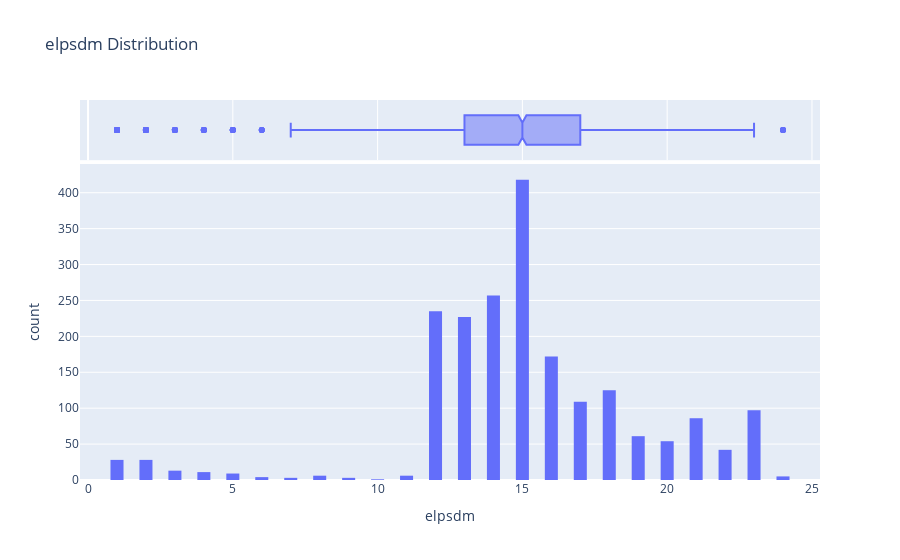

Notebook code cell kept with this figure:
### Code cell
fig = px.histogram(df, x='elpsdm', marginal='box', nbins=47, title='elpsdm Distribution')
fig.update_layout(bargap=0.1)
fig.show()

### Figure 1 — Plotly figure (JSON) as saved in the notebook; plotly's stock layout.template omitted (floating-point values rounded to 4 significant figures; data arrays with more than 128 entries replaced by an {"elided": "..."} marker saying what was removed)
{"data": [{"alignmentgroup": "True", "bingroup": "x", "hovertemplate": "elpsdm=%{x}<br>count=%{y}<extra></extra>", "legendgroup": "", "marker": {"color": "#636efa", "pattern": {"shape": ""}}, "name": "", "nbinsx": 47, "offsetgroup": "", "orientation": "v", "showlegend": false, "type": "histogram", "x": {"elided": "2000 int values"}, "xaxis": "x", "yaxis": "y"}, {"alignmentgroup": "True", "hovertemplate": "elpsdm=%{x}<extra></extra>", "legendgroup": "", "marker": {"color": "#636efa"}, "name": "", "notched": true, "offsetgroup": "", "showlegend": false, "type": "box", "x": {"elided": "2000 int values"}, "xaxis": "x2", "yaxis": "y2"}], "layout": {"bargap": 0.1, "barmode": "relative", "legend": {"tracegroupgap": 0}, "title": {"text": "elpsdm Distribution"}, "xaxis": {"anchor": "y", "domain": [0, 1], "title": {"text": "elpsdm"}}, "xaxis2": {"anchor": "y2", "domain": [0, 1], "matches": "x", "showgrid": true, "showticklabels": false}, "yaxis": {"anchor": "x", "domain": [0, 0.8316], "title": {"text": "count"}}, "yaxis2": {"anchor": "x2", "domain": [0.8416, 1], "matches": "y2", "showgrid": false, "showline": false, "showticklabels": false, "ticks": ""}}}
